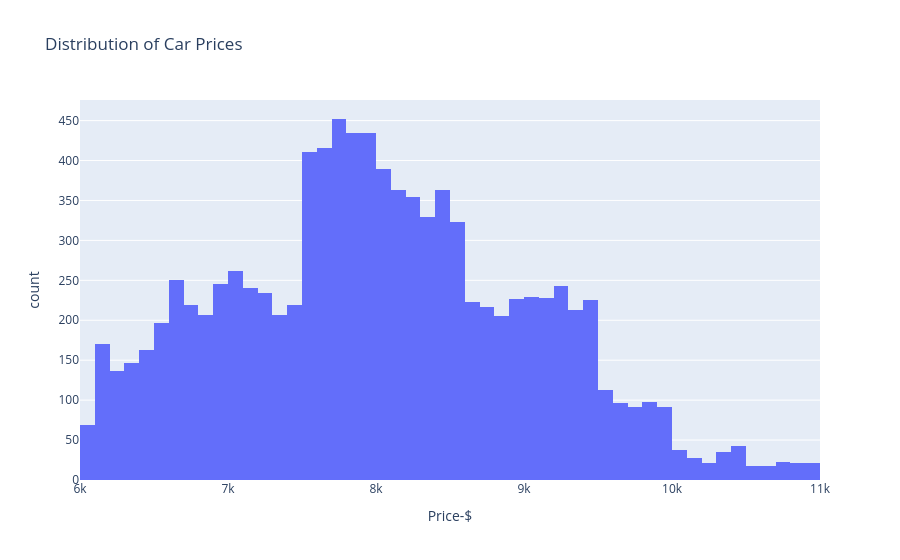

The code cell stored with this chart in its notebook:
### Code cell
fig = px.histogram(
    df,
    x="Price-$",
    nbins=50,
    title="Distribution of Car Prices"
)

fig.show()

### Figure 1 — Plotly figure (JSON) as saved in the notebook; plotly's stock layout.template omitted (floating-point values rounded to 4 significant figures; data arrays with more than 128 entries replaced by an {"elided": "..."} marker saying what was removed)
{"data": [{"bingroup": "x", "hovertemplate": "Price-$=%{x}<br>count=%{y}<extra></extra>", "legendgroup": "", "marker": {"color": "#636efa", "pattern": {"shape": ""}}, "name": "", "nbinsx": 50, "orientation": "v", "showlegend": false, "type": "histogram", "x": {"elided": "10000 int values"}, "xaxis": "x", "yaxis": "y"}], "layout": {"barmode": "relative", "legend": {"tracegroupgap": 0}, "title": {"text": "Distribution of Car Prices"}, "xaxis": {"anchor": "y", "domain": [0, 1], "title": {"text": "Price-$"}}, "yaxis": {"anchor": "x", "domain": [0, 1], "title": {"text": "count"}}}}
